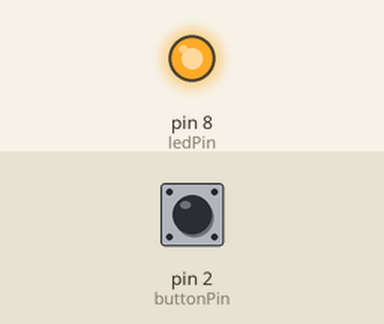
Simulated run of this sketch. Board: Arduino Leonardo, built with avr-gcc and run on an emulated ATmega32U4. On the bench: output pins drawn as LEDs (lit = HIGH). Inputs (shaded band) come from the test bench; at power-on: pin 2 (buttonPin) HIGH.

Above: at 1.2 s.
1.3 s: pin 2 (buttonPin) pulled LOW for 0.15 s
At 1.6 s:
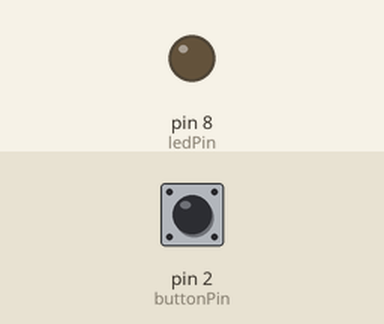
2.9 s: pin 2 (buttonPin) pulled LOW for 1 s
At 4.1 s:
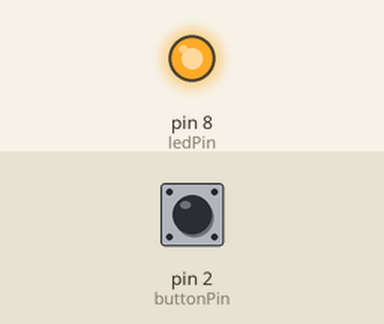
5.4 s: pin 2 (buttonPin) pulled LOW for 3.2 s
At 6.2 s:
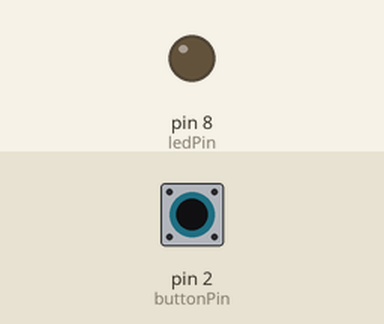
Timing chart, 0 to 8.4 s (numbered marks = the images above; inputs shaded):
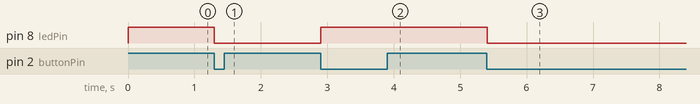

Measured:
- after the input at 1.3 s, pin 8 (ledPin): HIGH → LOW at once
- after the input at 2.9 s, pin 8 (ledPin): LOW → HIGH at once
- after the input at 5.4 s, pin 8 (ledPin): HIGH → LOW at once

The sketch:

project04.ino
```cpp
// (licence header left out)
#define ARDUINO_MAIN
#include "Arduino.h"
#include <Bounce.h>

/*
 * Cortex-M3 Systick IT handler
 */
/*
extern void SysTick_Handler( void )
{
  // Increment tick count each ms
  TimeTick_Increment() ;
}
*/

/*
 * \brief Main entry point of Arduino application
 */
int main( void )
{
	init();

	delay(1);

#if defined(USBCON)
	USBDevice.attach();
#endif

	setup();

	for (;;)
	{
		loop();
		if (serialEventRun) serialEventRun();
	}

	return 0;
}

/* define pin for LED  */
int ledPin = 8;
/* define pin for button */
int buttonPin = 2;
/* button state to be saved in */
int buttonState = 0;
/* previous button state */
int prevButtonState;
/* counter, counts the button pushes */
int counter = 0;
/* time to wait 10ms */
int ttw = 10;
/* Bounce Object
 * alternate code with bounce librarie
Bounce bounce = Bounce();
*/

void setup() {
	/* configure ledPin as  output */
	pinMode(ledPin, OUTPUT);
	/* configure buttonPin as input */
	pinMode(buttonPin, INPUT);
	/* activate the internal pull up resistor */
	digitalWrite(buttonPin, HIGH);

	/*
 	 * alternate code with bounce librarie
	bounce.attach(buttonPin);
	bounce.interval(ttw);
	 */
}

void loop() {
	/* read the button state */
	buttonState = digitalRead(buttonPin);

	/* if button state changed */
	if (prevButtonState != buttonState) {
		/* and if button is pushed */
		if (LOW == buttonState) {
			/* increment counter */
			counter++;
		}
	}
	/* remember previous state */
	prevButtonState = buttonState;


	/* if the counter is even turn the LED on */
	if (0 == (counter % 2)) {
		digitalWrite(ledPin, HIGH);
	} else {
		digitalWrite(ledPin, LOW);
	}
	/* wait 10ms */
	delay(10);

	/*
 	 * alternate code with bounce librarie
	bounce.update();
	buttonState = bounce.read();

	if (LOW == buttonState) {
		digitalWrite(ledPin, HIGH);
	} else {
		digitalWrite(ledPin, LOW);
	}
	*/
}
```
